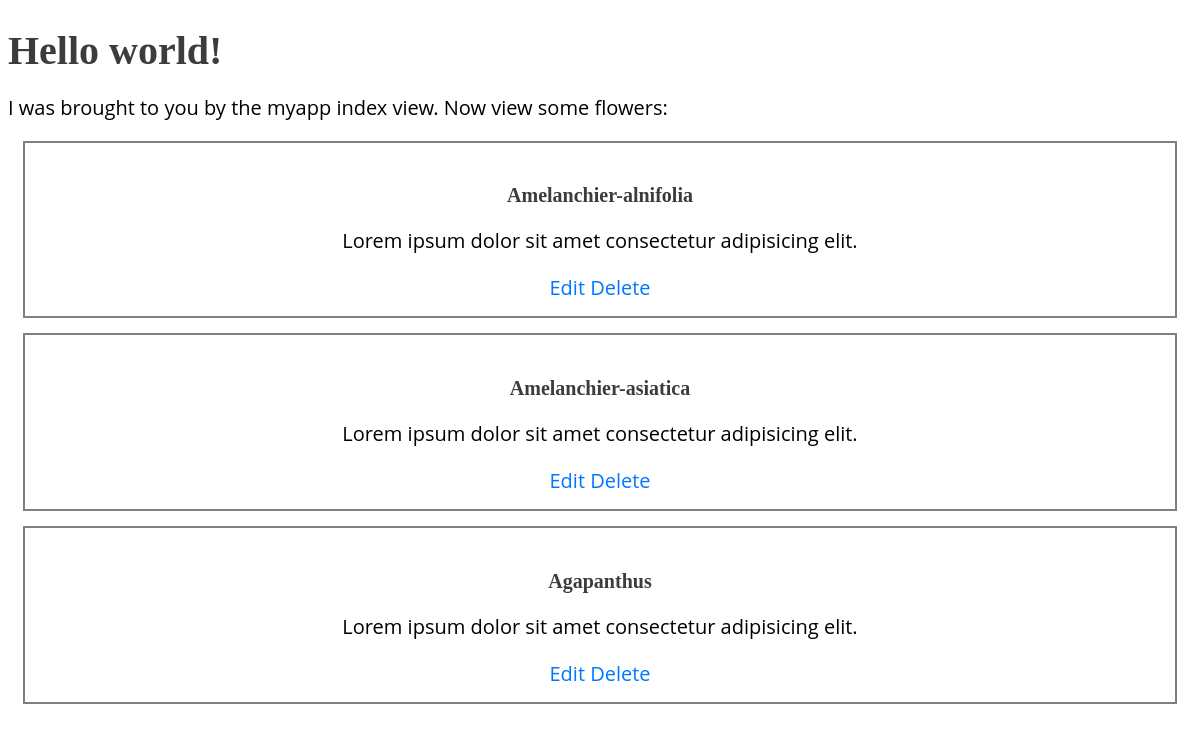
Before: / with the older database file.
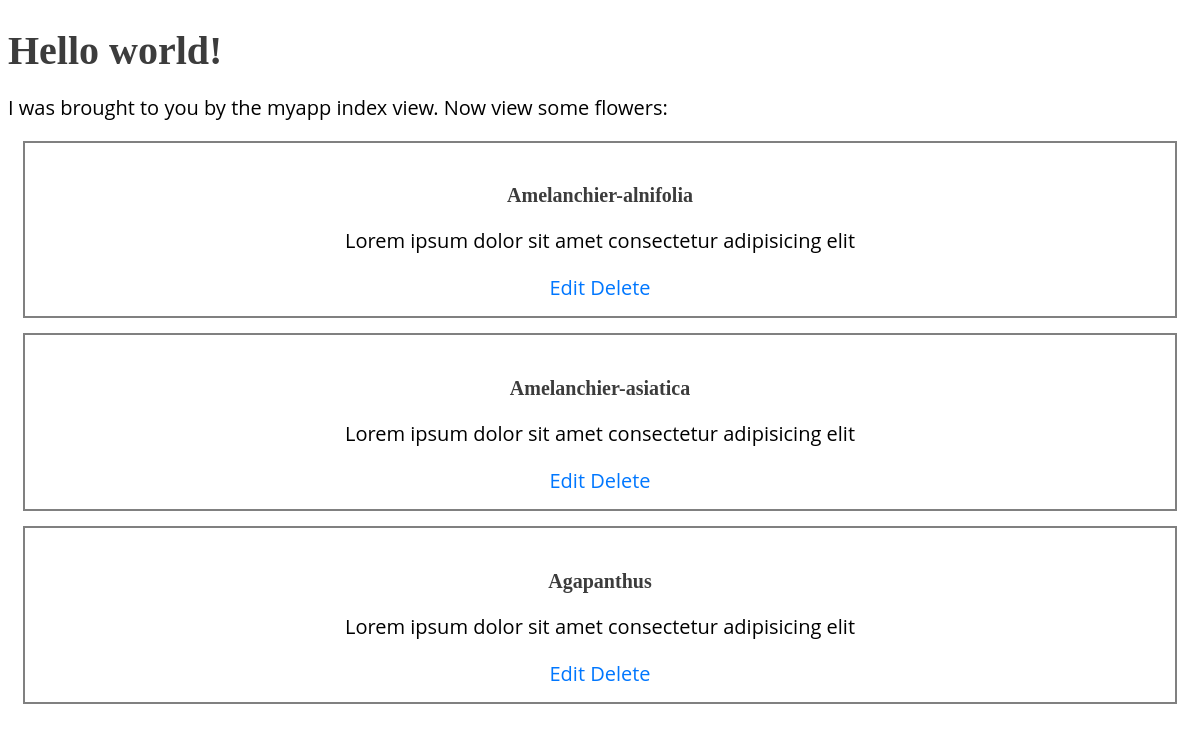
After: the same page with the newer database file.
### myapp/models.py (models this page shows, shortened)
class Flower(models.Model):
    title = models.CharField(max_length=255, default='')
    description = models.TextField(default='')
    slug = models.SlugField(blank=True, default='')

### myapp/views.py (the view)
# urls.py: path('', myapp_views.index, name='index'),
def index(request):
    flowers = Flower.objects.all()
    return render(request, "myapp/index.html", {'flowers': flowers})

### myapp/templates/myapp/index.html
{% extends 'base/base.html' %} {% block content %}
<h1>Hello world!</h1>
<p>I was brought to you by the myapp index view. Now view some flowers:</p>
{% for flower in flowers %}
<div class="url-card" onclick="location=`{% url 'detail' flower.slug %}`">
  <h4 class="card-tile">{{ flower.title }}</h4>
  <p class="card-text">{{ flower.description | truncatechars:100 }}</p>
  <a href="/admin/myapp/flower/{{ flower.id }}/change/" class="card-link"
    >Edit</a
  >
  <a href="/admin/myapp/flower/{{ flower.id }}/delete/" class="card-link"
    >Delete</a
  >
</div>
{% endfor %} {% endblock %}

Changed rows visible on the page:
changed Flower "Amelanchier-alnifolia": description "Lorem ipsum dolor sit amet consectetur adipisicing elit." → "Lorem ipsum dolor sit amet consectetur adipisicing elit"
changed Flower "Amelanchier-asiatica": description "Lorem ipsum dolor sit amet consectetur adipisicing elit." → "Lorem ipsum dolor sit amet consectetur adipisicing elit"
changed Flower "Agapanthus": description "Lorem ipsum dolor sit amet consectetur adipisicing elit." → "Lorem ipsum dolor sit amet consectetur adipisicing elit"
